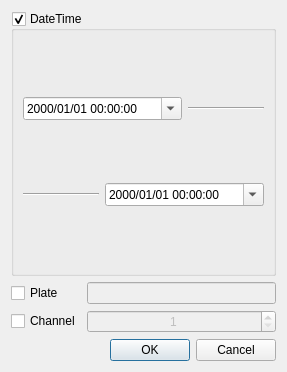
<?xml version="1.0" encoding="UTF-8"?>
<ui version="4.0">
 <class>FilterDialog</class>
 <widget class="QDialog" name="FilterDialog">
  <property name="geometry">
   <rect>
    <x>0</x>
    <y>0</y>
    <width>287</width>
    <height>372</height>
   </rect>
  </property>
  <property name="windowTitle">
   <string>Filter</string>
  </property>
  <property name="windowIcon">
   <iconset resource="ui.qrc">
    <normaloff>:/ui/ico/ICO.ico</normaloff>:/ui/ico/ICO.ico</iconset>
  </property>
  <layout class="QGridLayout" name="gridLayout_2">
   <item row="0" column="0" colspan="2">
    <widget class="QGroupBox" name="dateTime_groupBox">
     <property name="title">
      <string>DateTime</string>
     </property>
     <property name="checkable">
      <bool>true</bool>
     </property>
     <layout class="QGridLayout" name="gridLayout">
      <item row="0" column="0" colspan="2">
       <widget class="QDateTimeEdit" name="start_dateTimeEdit">
        <property name="displayFormat">
         <string>yyyy/MM/dd HH:mm:ss</string>
        </property>
        <property name="calendarPopup">
         <bool>true</bool>
        </property>
       </widget>
      </item>
      <item row="1" column="1" colspan="2">
       <widget class="QDateTimeEdit" name="end_dateTimeEdit">
        <property name="accelerated">
         <bool>false</bool>
        </property>
        <property name="showGroupSeparator" stdset="0">
         <bool>false</bool>
        </property>
        <property name="displayFormat">
         <string>yyyy/MM/dd HH:mm:ss</string>
        </property>
        <property name="calendarPopup">
         <bool>true</bool>
        </property>
       </widget>
      </item>
      <item row="1" column="0">
       <widget class="Line" name="line_2">
        <property name="orientation">
         <enum>Qt::Horizontal</enum>
        </property>
       </widget>
      </item>
      <item row="0" column="2">
       <widget class="Line" name="line">
        <property name="orientation">
         <enum>Qt::Horizontal</enum>
        </property>
       </widget>
      </item>
     </layout>
    </widget>
   </item>
   <item row="1" column="0">
    <widget class="QCheckBox" name="plate_checkBox">
     <property name="text">
      <string>Plate</string>
     </property>
    </widget>
   </item>
   <item row="1" column="1">
    <widget class="QLineEdit" name="lineEdit">
     <property name="enabled">
      <bool>false</bool>
     </property>
    </widget>
   </item>
   <item row="2" column="0">
    <widget class="QCheckBox" name="channel_checkBox">
     <property name="text">
      <string>Channel</string>
     </property>
    </widget>
   </item>
   <item row="2" column="1">
    <widget class="QSpinBox" name="channel_spinBox">
     <property name="enabled">
      <bool>false</bool>
     </property>
     <property name="alignment">
      <set>Qt::AlignCenter</set>
     </property>
     <property name="minimum">
      <number>1</number>
     </property>
    </widget>
   </item>
   <item row="3" column="0" colspan="2">
    <widget class="QDialogButtonBox" name="buttonBox">
     <property name="orientation">
      <enum>Qt::Horizontal</enum>
     </property>
     <property name="standardButtons">
      <set>QDialogButtonBox::Cancel|QDialogButtonBox::Ok</set>
     </property>
    </widget>
   </item>
  </layout>
 </widget>
 <resources>
  <include location="ui.qrc"/>
 </resources>
 <connections>
  <connection>
   <sender>buttonBox</sender>
   <signal>accepted()</signal>
   <receiver>FilterDialog</receiver>
   <slot>accept()</slot>
   <hints>
    <hint type="sourcelabel">
     <x>227</x>
     <y>354</y>
    </hint>
    <hint type="destinationlabel">
     <x>157</x>
     <y>274</y>
    </hint>
   </hints>
  </connection>
  <connection>
   <sender>buttonBox</sender>
   <signal>rejected()</signal>
   <receiver>FilterDialog</receiver>
   <slot>reject()</slot>
   <hints>
    <hint type="sourcelabel">
     <x>295</x>
     <y>360</y>
    </hint>
    <hint type="destinationlabel">
     <x>286</x>
     <y>274</y>
    </hint>
   </hints>
  </connection>
  <connection>
   <sender>plate_checkBox</sender>
   <signal>clicked(bool)</signal>
   <receiver>lineEdit</receiver>
   <slot>setEnabled(bool)</slot>
   <hints>
    <hint type="sourcelabel">
     <x>29</x>
     <y>300</y>
    </hint>
    <hint type="destinationlabel">
     <x>130</x>
     <y>300</y>
    </hint>
   </hints>
  </connection>
  <connection>
   <sender>channel_checkBox</sender>
   <signal>clicked(bool)</signal>
   <receiver>channel_spinBox</receiver>
   <slot>setEnabled(bool)</slot>
   <hints>
    <hint type="sourcelabel">
     <x>66</x>
     <y>324</y>
    </hint>
    <hint type="destinationlabel">
     <x>167</x>
     <y>330</y>
    </hint>
   </hints>
  </connection>
 </connections>
</ui>
